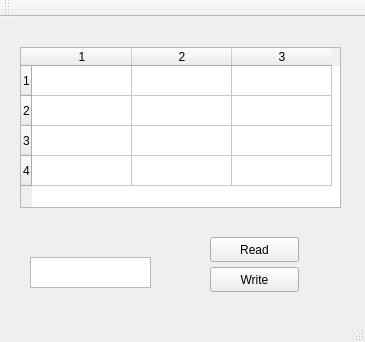
<?xml version="1.0" encoding="UTF-8"?>
<ui version="4.0">
 <class>MainWindow</class>
 <widget class="QMainWindow" name="MainWindow">
  <property name="geometry">
   <rect>
    <x>0</x>
    <y>0</y>
    <width>365</width>
    <height>342</height>
   </rect>
  </property>
  <property name="windowTitle">
   <string>Core</string>
  </property>
  <widget class="QWidget" name="centralWidget">
   <widget class="QTableWidget" name="cacheTable">
    <property name="geometry">
     <rect>
      <x>20</x>
      <y>30</y>
      <width>321</width>
      <height>161</height>
     </rect>
    </property>
    <property name="rowCount">
     <number>4</number>
    </property>
    <property name="columnCount">
     <number>3</number>
    </property>
    <row/>
    <row/>
    <row/>
    <row/>
    <column/>
    <column/>
    <column/>
   </widget>
   <widget class="QTextEdit" name="textEdit">
    <property name="geometry">
     <rect>
      <x>30</x>
      <y>240</y>
      <width>121</width>
      <height>31</height>
     </rect>
    </property>
   </widget>
   <widget class="QPushButton" name="pushButton">
    <property name="geometry">
     <rect>
      <x>210</x>
      <y>220</y>
      <width>89</width>
      <height>25</height>
     </rect>
    </property>
    <property name="text">
     <string>Read</string>
    </property>
   </widget>
   <widget class="QPushButton" name="pushButton_2">
    <property name="geometry">
     <rect>
      <x>210</x>
      <y>250</y>
      <width>89</width>
      <height>25</height>
     </rect>
    </property>
    <property name="text">
     <string>Write</string>
    </property>
   </widget>
  </widget>
  <widget class="QMenuBar" name="menuBar">
   <property name="geometry">
    <rect>
     <x>0</x>
     <y>0</y>
     <width>365</width>
     <height>22</height>
    </rect>
   </property>
  </widget>
  <widget class="QToolBar" name="mainToolBar">
   <attribute name="toolBarArea">
    <enum>TopToolBarArea</enum>
   </attribute>
   <attribute name="toolBarBreak">
    <bool>false</bool>
   </attribute>
  </widget>
  <widget class="QStatusBar" name="statusBar"/>
 </widget>
 <layoutdefault spacing="6" margin="11"/>
 <resources/>
 <connections/>
</ui>
